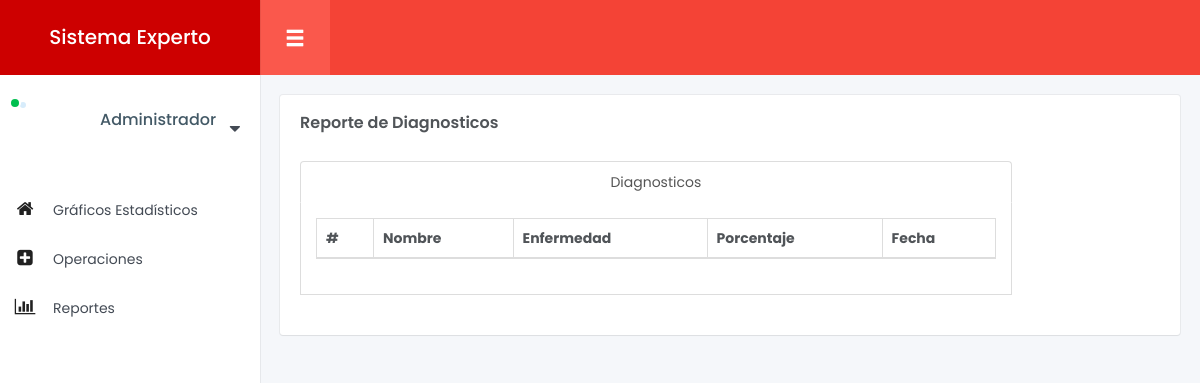
The page /proyecto-se/reporte_diagnostico.php (signed in) on the database as committed earlier.
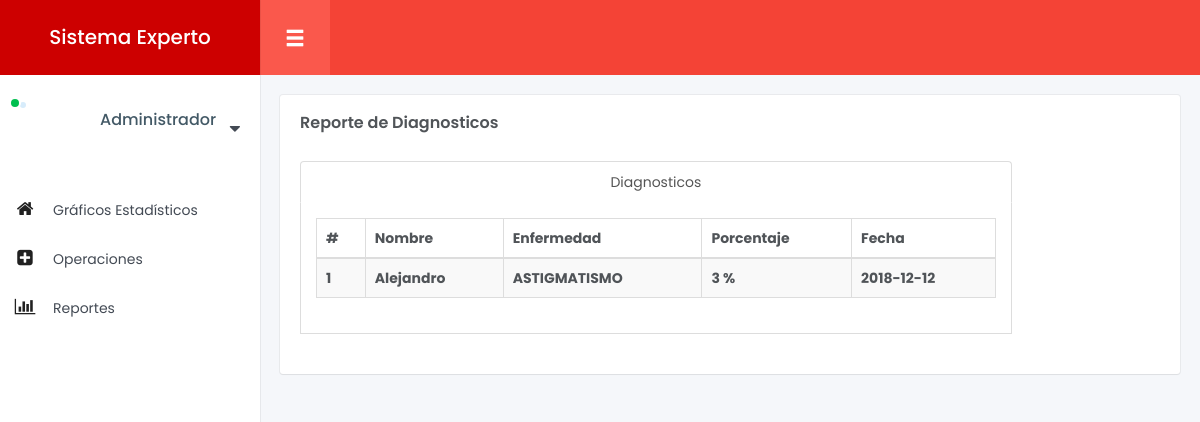
The same page on the database as committed later.
### tables this page shows
CREATE TABLE `diagnosticofinal` (
  `id_diagnosticofinal` int(11) NOT NULL,
  `dif_nombre` varchar(50) NOT NULL,
  `dif_enfermedad` varchar(50) NOT NULL,
  `dif_porcentaje` double NOT NULL,
  `dif_fecha` date NOT NULL
);

### proyecto-se/php/db.php (called while the page is built, shortened)
<?php
class Database
{
    public function __construct(){
        $this->con = mysqli_connect("localhost","root","","proyectose");
    }
}
?>

### proyecto-se/php/grafico.php (called while the page is built, shortened)
<?php
include "db.php";
class grafico extends Database
{
    public function consulta($sql)
    {
        $array = array();
        $query = mysqli_query($this->con,$sql);
        while($row = mysqli_fetch_assoc($query)){
            $array[] = $row;
        }
        return $array;
    }
}
$obj = new grafico;
?>

### proyecto-se/reporte_diagnostico.php (the view, shortened to what this page needs)
<?php
include "php/plantilla/header.php";
include "php/grafico.php";
?>
        <div class="row row-inline-block small-spacing">
            <div class="col-xs-12">
                <div class="box-content">
                    <h4 class="box-title">Reporte de Diagnosticos</h4>
                    <div class="row">
                        <div class="col-sm-10 margin-bottom-20">
                            <ul class="nav nav-tabs nav-justified" id="myTabs-justified" role="tablist">
                                <li role="presentation" class="active"><a href="#home-justified" id="home-tab-justified" role="tab" data-toggle="tab" aria-controls="home" aria-expanded="true">Diagnosticos</a></li>
                            </ul>
                            <div class="tab-content" id="myTabContent-justified">
                                <div class="tab-pane fade in active" role="tabpanel" id="home-justified" aria-labelledby="home-tab-justified">
                                    <table class="table datatable table-striped table-bordered display" style="width:100%">
                                        <thead>
                                        <tr>
                                            <th>#</th>
                                            <th>Nombre</th>
                                            <th>Enfermedad</th>
                                            <th>Porcentaje</th>
                                            <th>Fecha</th>
                                        </tr>
                                        </thead>
                                        <tbody>
                                        <?php
                                        $num = 1;
                                        $myrow = $obj->consulta("SELECT * FROM diagnosticofinal");
                                        foreach ($myrow as $row) {
                                            ?>
                                            <tr>
                                                <td><b><?php echo $num; ?></b></td>
                                                <td><b><?php echo $row["dif_nombre"]; ?></b></td>
                                                <td><b><?php echo $row["dif_enfermedad"]; ?></b></td>
                                                <td><b><?php echo $row["dif_porcentaje"]; ?> %</b></td>
                                                <td><b><?php echo $row["dif_fecha"]; ?></b></td>
                                            </tr>
                                            <?php
                                            $num += 1;
                                        }
                                        ?>
                                        </tbody>
                                    </table>
                                </div>
                            </div>
                        </div>
                    </div>
                </div>
            </div>
        </div>
    </div>
</div>
<?php
include "php/plantilla/footer.php";
?>

### proyecto-se/php/plantilla/header.php (shortened to what this page needs)
<!DOCTYPE html>
<html lang="en">
<head>
	<link rel="stylesheet" href="assets/styles/style.min.css">
	<link rel="stylesheet" href="assets/plugin/mCustomScrollbar/jquery.mCustomScrollbar.min.css">
	<link rel="stylesheet" href="assets/plugin/waves/waves.min.css">
	<link rel="stylesheet" href="assets/plugin/sweet-alert/sweetalert.css">
	<link rel="stylesheet" href="assets/plugin/modal/remodal/remodal.css">
	<link rel="stylesheet" href="assets/plugin/modal/remodal/remodal-default-theme.css">
	<link rel="stylesheet" href="assets/plugin/datatables/media/css/dataTables.bootstrap.min.css">
	<link rel="stylesheet" href="assets/plugin/datatables/extensions/Responsive/css/responsive.bootstrap.min.css">
	<link rel="stylesheet" href="assets/plugin/select2/css/select2.min.css">
	<link rel="stylesheet" href="assets/plugin/datepicker/css/bootstrap-datepicker.min.css">
	<link rel="stylesheet" href="assets/color-switcher/color-switcher.min.css">
	<link id="custom-color-themes" rel="stylesheet" href="assets/styles/color/red.min.css">
</head>
<body>
<div class="main-menu">
	<header class="header">
		<a href="index.php" class="logo">Sistema Experto</a>
		<div class="user">
			<a href="#" class="avatar"><img src="https://maxcdn.icons8.com/Share/icon/Users//circled_user_male1600.png" alt=""><span class="status online"></span></a>
			<h5 class="name">Administrador</h5>
			<div class="control-wrap js__drop_down">
				<i class="fa fa-caret-down js__drop_down_button"></i>
			</div>
		</div>
	</header>
	<div class="content">
		<div class="navigation">
			<ul class="menu js__accordion">
				<li>
					<a class="waves-effect" href="index.php"><i class="menu-icon fa fa-home"></i><span>Gráficos Estadísticos</span></a>
				</li>
			</ul>
			<ul class="menu js__accordion">
				<li class="">
					<a class="waves-effect parent-item js__control" href="#"><i class="menu-icon fa fa-plus-square"></i><span>Operaciones</span></a>
				</li>
                <li class="">
                    <a class="waves-effect parent-item js__control" href="#"><i class="menu-icon fa fa-bar-chart"></i><span>Reportes</span></a>
                </li>
			</ul>
		</div>
	</div>
</div>
<div class="fixed-navbar">
	<div class="pull-left">
		<button type="button" class="menu-mobile-button glyphicon glyphicon-menu-hamburger js__menu_mobile"></button>
	</div>
</div>
<div id="wrapper">
	<div class="main-content">

### proyecto-se/php/plantilla/footer.php (shortened to what this page needs)
</body>
</html>

Rows that differ between the two databases and show on the page:
added diagnosticofinal: dif_nombre "Alejandro", dif_enfermedad "ASTIGMATISMO", dif_porcentaje "3", dif_fecha "2018-12-12"
